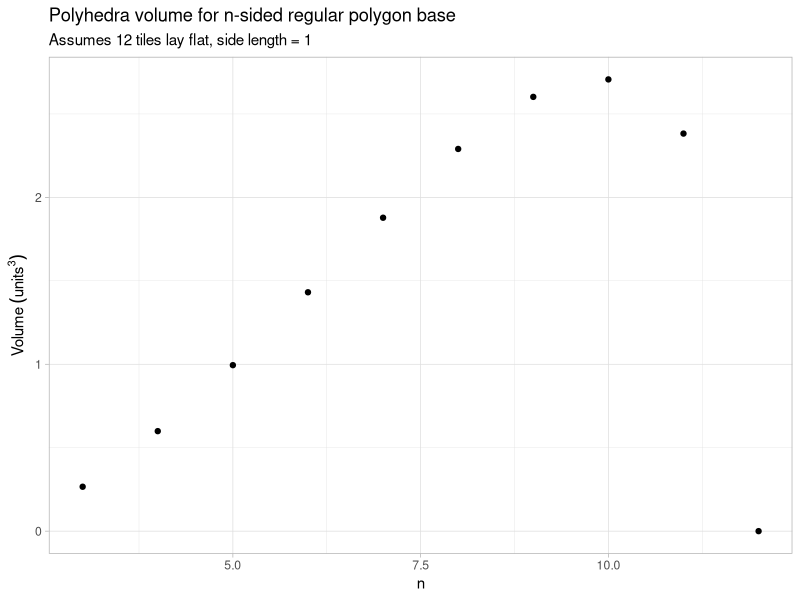
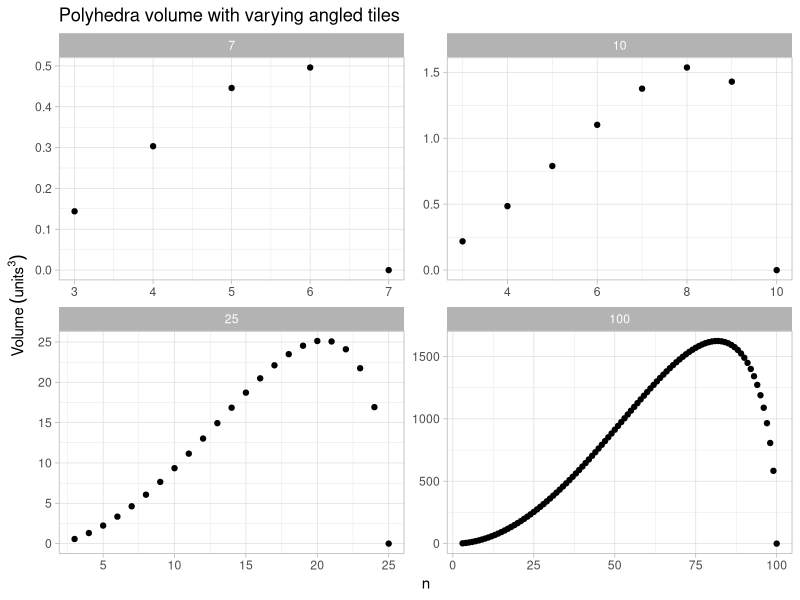

Write R code to recreate these figures, in order.
## ---- chunk 1
options(tidyverse.quiet = TRUE)
library("tidyverse")
require("glue", quietly = TRUE, warn.conflicts = FALSE)
## ---- chunk 2
df <- tibble(n_flat = 3:100, side = 1) %>%
  mutate(n = map(n_flat, ~seq(3, .x))) %>%
  unnest(c(n))

summ <- df %>%
  mutate(
    tile_height = (side / 2 ) / tan(pi / n_flat),
    base_center_side_dist = (side / 2) / tan(pi / n),
    base_wedge_area = (1/2) * base_center_side_dist * side,
    wedge_height = sqrt(tile_height ^2 - base_center_side_dist ^ 2),
    wedge_volume = (1/3) * base_wedge_area * wedge_height,
    total_volume = n * wedge_volume) 

plot_summ <- function(num_tiles_flat) {
  plt <- summ %>%
    filter(n_flat == num_tiles_flat) %>%
    ggplot(aes(n, total_volume)) +
    geom_point() +
    theme_light() +
    labs(
      title = "Polyhedra volume",
      subtitle = glue::glue("{num_tiles_flat} lay flat"),
      x = "n", y = bquote("Volume" ~ (units^3)))
  return(plt)
}
## ---- chunk 3
summ %>%
  filter(n_flat == 12) %>%
  ggplot(aes(n, total_volume)) +
  geom_point() +
  theme_light() +
  labs(
    title = "Polyhedra volume for n-sided regular polygon base",
    subtitle = "Assumes 12 tiles lay flat, side length = 1",
    x = "n", y = bquote("Volume" ~ (units^3)))
## ---- chunk 4
summ %>%
  filter(n_flat %in% c(7, 10, 25, 100)) %>%
  ggplot(aes(n, total_volume)) +
  geom_point() +
  theme_light() +
  labs(
    title = "Polyhedra volume with varying angled tiles",
    x = "n", y = bquote("Volume" ~ (units^3))) +
  facet_wrap(~ n_flat, scales = "free")
